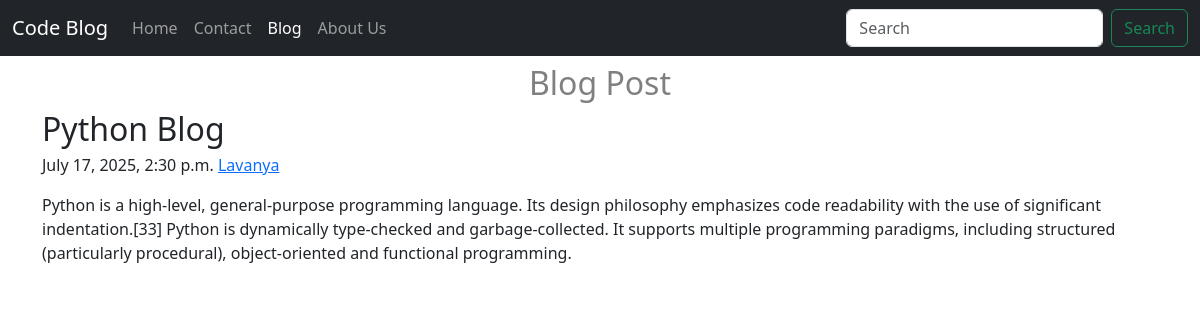
The page /blog/Python.blog on the database its author committed.
### blog/models.py (models this page shows, shortened)
class Post(models.Model):
    sno = models.AutoField(primary_key=True)
    title = models.CharField(max_length=50)
    author = models.CharField(max_length=15)
    slug = models.CharField(max_length=50)
    content = models.TextField()
    timeStamp = models.DateTimeField(blank=True)

### blog/views.py (the view)
# urls.py: path('<str:slug>', views.blogpost, name='blogpost'),
def blogpost(request, slug):
   post = Post.objects.filter(slug = slug).first()
   context = {'post': post}
   return render(request , 'blog/blogpost.html',context)

### templates/blog/blogpost.html (shortened to what this page needs)
{% extends 'home/base.html'%}
{%block name%}
    <h2 class="text-center" style="color:grey">Blog Post</h2>
{% endblock %}
{% block blogactive %}
    active
{% endblock %}
{%block body%}
    <article class="container">
  <h2 class="blog-post-title mb-1">{{post.title}}</h2>
  <p class="blog-post-meta">{{post.timeStamp}} <a href="/about">{{post.author}}</a></p>
  <p>{{post.content}}</p>
</article>
{% endblock %}

### rows shown on the page
Post: title "Python Blog", timeStamp "July 17, 2025, 2:30 p.m.", author "Lavanya", content "Python is a high-level, general-purpose programming language. Its design philosophy emphasizes code readability with the use of significant indentation.[33] Python is dynamically type-checked and garbage-collected. It supports multiple programming paradigms, including structured (particularly procedural), object-oriented and functional programming."
